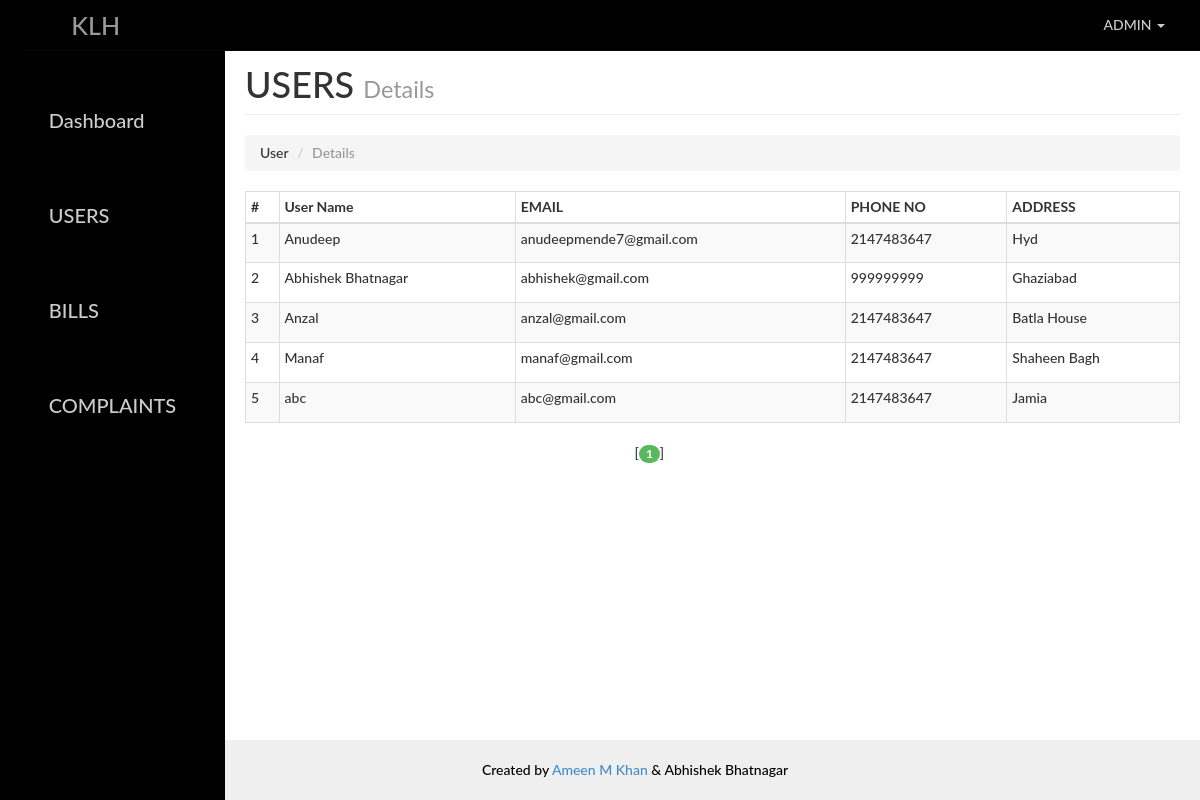
/admin/users.php, run on the app's committed database.
### tables this page shows
CREATE TABLE IF NOT EXISTS `user` (
  `id` int(14) NOT NULL AUTO_INCREMENT PRIMARY KEY ,
  `name` varchar(40) NOT NULL,
  `email` varchar(40) NOT NULL,
  `phone` int(14) NOT NULL,
  `pass` varchar(20) NOT NULL,
  `address` varchar(100) NOT NULL
);

### admin/paging1.php (called while the page is built, shortened)
<?php
    $rowsperpage = 5;
    $totalpages = ceil($numrows / $rowsperpage);
    if (isset($_GET['currentpage']) && is_numeric($_GET['currentpage'])) {
       $currentpage = (int) $_GET['currentpage'];
    } else {
       $currentpage = 1;
    }
    $offset = ($currentpage - 1) * $rowsperpage;
 ?>

### Includes/admin.php (called while the page is built, shortened)
<?php
    function retrieve_users_detail($id,$offset, $rowsperpage)
    {
        require_once("config.php");global $con;
        $query  = "SELECT * FROM user ";
        $query .= " LIMIT {$offset}, {$rowsperpage} ";
        $result = mysqli_query($con,$query);
        return $result;
    }
 ?>

### admin/users.php (the view, shortened to what this page needs)
<?php
    require_once('head_html.php');
    require_once('../Includes/session.php');
    require_once('../Includes/admin.php');
?>
<body>
    <div id="wrapper">
        <?php
            require_once("nav.php");
            require_once("sidebar.php");
        ?>
        <div id="page-content-wrapper">
            <div class="container-fluid">
                <div class="row">
                    <div class="col-lg-12">
                        <h1 class="page-header">
                            USERS
                            <small>Details</small>
                        </h1>
                        <ol class="breadcrumb">
                          <li>User</li>
                          <li class="active">Details</li>
                        </ol>
                        <div class="table-responsive" style="padding-top: 0">
                                <table class="table table-hover table-striped table-bordered table-condensed">
                                    <thead>
                                        <tr>
                                            <th>#</th>
                                            <th>User Name</th>
                                            <th>EMAIL</th>
                                            <th>PHONE NO</th>
                                            <th>ADDRESS</th>
                                        </tr>
                                    </thead>
                                    <tbody>
                                     <?php
                                            $query1 = "SELECT COUNT(*) FROM user";
                                            $result1 = mysqli_query($con,$query1);
                                            $row1 = mysqli_fetch_row($result1);
                                            $numrows = $row1[0];
                                            include("paging1.php");
                                            $result = retrieve_users_detail($_SESSION['aid'],$offset, $rowsperpage);
                                            while($row = mysqli_fetch_assoc($result)){
                                            ?>
                                                <tr>
                                                    <td height="40"><?php echo $row['id'] ?></td>
                                                    <td><?php echo $row['name'] ?></td>
                                                    <td><?php echo $row['email'] ?></td>
                                                    <td><?php echo $row['phone'] ?></td>
                                                    <td><?php echo $row['address'] ?></td>
                                                </tr>
                                            <?php } ?>
                                    </tbody>
                                </table>
                                <?php include("paging2.php");  ?>
                        </div>
                    </div>
                </div>
            </div>
        </div>
    </div>
<?php
    require_once("footer.php");
?>
</body>
</html>

### admin/head_html.php (shortened to what this page needs)
<!DOCTYPE html>
<html lang="en">
<head>
    <link href="../assets/css/bootstrap.css" rel="stylesheet">
    <link href="../assets/css/dash_admin.css" rel="stylesheet">
    <link href="../assets/css/font-awesome.min.css" rel="stylesheet">
</head>

### admin/nav.php (shortened to what this page needs)
<nav class="navbar navbar-inverse navbar-fixed-top" role="navigation">
    <div class="navbar-header">
        <a class="navbar-brand" href="index.php"><i class="fa fa-klh"></i> KLH</a>
    </div>
    <a style="position:absolute;top:35px;left:-1px;font-size:20px;color:#7f7f7f;padding:5px;background-color: #000;border-bottom-right-radius:10px; " href="#menu-toggle" id="menu-toggle" <i class="fa fa-dedent"></i></a>
    <ul class="nav navbar-right top-nav">
        <li class="dropdown">
            <?php
                echo "<a href=\"#\" class=\"dropdown-toggle\" data-toggle=\"dropdown\"><i class=\"fa fa-user\"></i> ADMIN <b class=\"caret\"></b></a> ";
             ?>
        </li>
    </ul>
</nav>

### admin/sidebar.php
<div id="sidebar-wrapper">
    <ul class="sidebar-nav">
        <li class="active">
            <a href="index.php"><i class="fa fa-fw fa-dashboard"></i> Dashboard</a>
        </li>
        <li>
            <a href="users.php"><i class="fa fa-fw fa-user"></i> USERS </a>
        </li>
        <li>
            <a href="bill.php"><i class="fa fa-fw fa-bar-chart-o"></i> BILLS </a>
        </li>
        <li>
            <a href="complaint.php"><i class="fa fa-fw fa-edit"></i> COMPLAINTS </a>
        </li>
    </ul>
</div>

### admin/paging2.php (shortened to what this page needs)
<?php
       $range = 3;
echo "<div class=\"col-md-offset-5\">";
       for ($x = ($currentpage - $range); $x < (($currentpage + $range) + 1); $x++) {
          if (($x > 0) && ($x <= $totalpages)) {
             if ($x == $currentpage) {
                echo " [<b><span class=\"badge badge-custom-success\">$x</b>] ";
             } else {
                echo " <a href='{$_SERVER['PHP_SELF']}?currentpage=$x'><span class=\"badge badge-custom-primary\">$x</a> ";
             }
          }
      }
echo "</div>";
 ?>

### admin/footer.php
<footer class="text-center">
    <div class="footer-below">
        <div class="container">
            Created by <a href="https://github.com/ameenkhan07">Ameen M Khan</a> & Abhishek Bhatnagar
        </div>
    </div>
</footer>

### assets/css/dash_admin.css (style rules this page uses)
html { height: 100%; }
body, html { width: 100%; height: 100%; }
body, h1, h2, h3, h4, h5, h6 { font-family: "Lato","Helvetica Neue",Helvetica,Arial,sans-serif; font-weight: 500; }
#wrapper { padding-left: 10px; padding-top: 5px; -webkit-transition: all 0.5s ease; -moz-transition: all 0.5s ease; -o-transition: all 0.5s ease; transition: all 0.5s ease; }
#sidebar-wrapper { margin-top: 20px; z-index: 1000; position: fixed; left: 250px; width: 0; height: 100%; margin-left: -250px; overflow-y: auto; background: #000; -webkit-transition: all 0.5s ease; -moz-transition: all 0.5s ease; -o-transition: all 0.5s ease; transition: all 0.5s ease; }
#page-content-wrapper { width: 100%; padding: 15px; min-height:100%; }
.navbar { background: #000; }
.navbar-brand { font-family: 'Lato', sans-serif; font-size: 25px; margin-left: 50px; color: #cccccc; }
.top-nav { padding: 0 20px; background: #000; }
.top-nav>li>a { padding-top: 15px; padding-bottom: 15px; line-height: 20px; color: #ccc; }
.sidebar-nav { position: absolute; top: 60px; width: 225px; margin: 0; padding: 0; list-style: none; }
.sidebar-nav li { padding-bottom: 25px; line-height: 70px; font-family: 'Lato', sans-serif; font-size: 20px; }
.sidebar-nav li a { padding-left: 18px; display: block; text-decoration: none; color: #cccccc; }
@media (min-width:768px) { #wrapper { padding-left: 225px; } }
@media (min-width:768px) { #sidebar-wrapper { width: 225px; } }
@media (min-width:768px) { #page-content-wrapper { padding: 20px; } }
.table-responsive { padding-top: 20px; padding-bottom: 20px; }
footer { color: #000; position: absolute; bottom: 0; padding-left: 0px; width: 100%; }
footer .footer-below { padding: 20px 0px; padding-left: 50px; background-color: #efefef; }
.badge-custom-success { background-color: #5cb85c; }

### data on the page
user: id "1", name "Anudeep", email "anudeepmende7@gmail.com", phone "2147483647", address "Hyd"
user: id "2", name "Abhishek Bhatnagar", email "abhishek@gmail.com", phone "999999999", address "Ghaziabad"
user: id "3", name "Anzal", email "anzal@gmail.com", phone "2147483647", address "Batla House"
user: id "4", name "Manaf", email "manaf@gmail.com", phone "2147483647", address "Shaheen Bagh"
user: id "5", name "abc", email "abc@gmail.com", phone "2147483647", address "Jamia"
